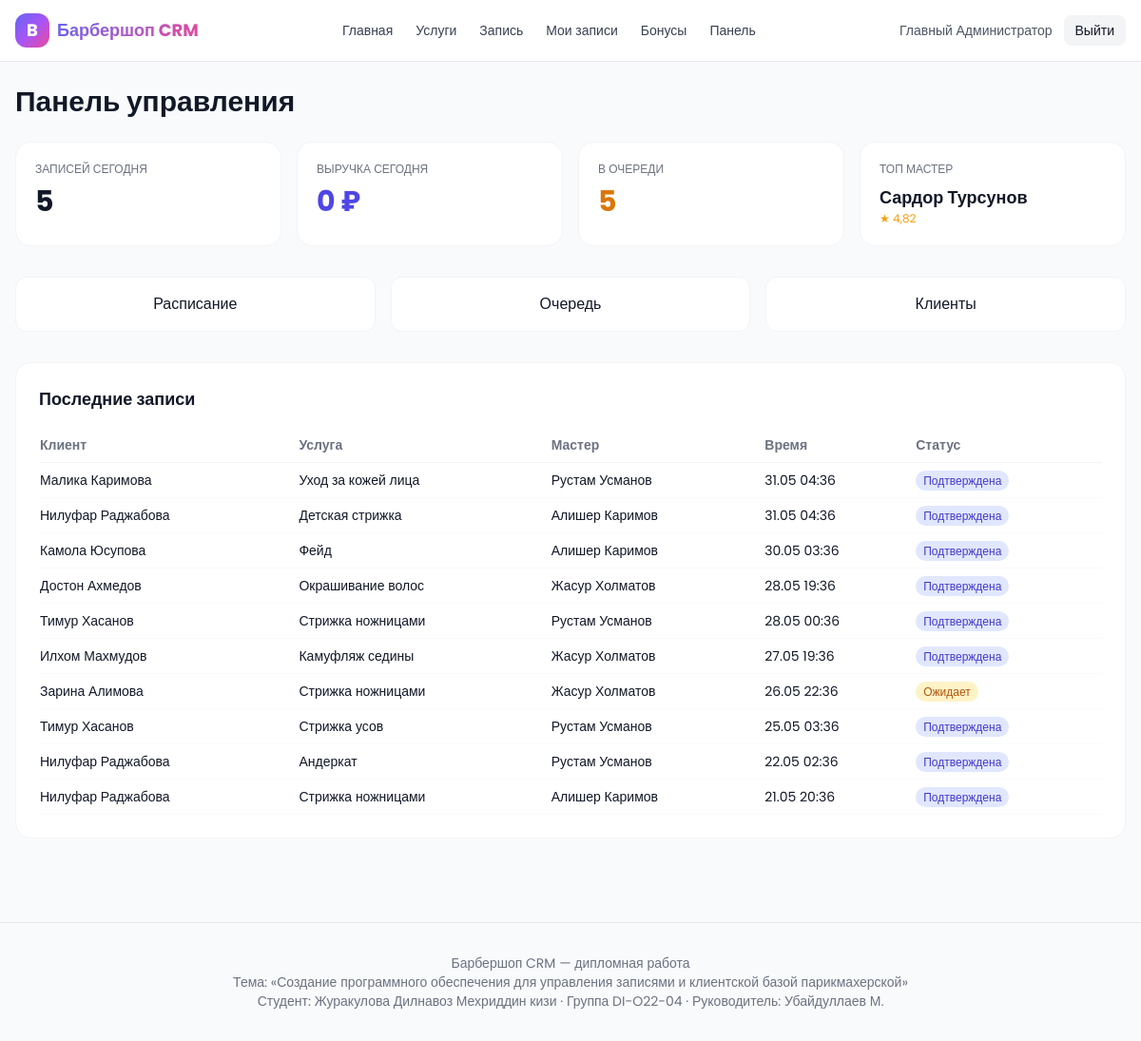
Page /dashboard/ (signed in) on the committed database.
### accounts/models.py (models this page shows, shortened)
class User(AbstractUser):
    ROLE_CHOICES = [
        ('client', 'Клиент'),
        ('barber', 'Мастер'),
        ('admin', 'Администратор'),
    ]
    phone = models.CharField('Телефон', max_length=20, unique=True)
    role = models.CharField('Роль', max_length=20, choices=ROLE_CHOICES, default='client')
    avatar = models.ImageField('Аватар', upload_to='avatars/', null=True, blank=True)
    class Meta:
        verbose_name = 'Пользователь'
        verbose_name_plural = 'Пользователи'
    @property
    def is_staff_role(self):
        return self.role in ('barber', 'admin') or self.is_superuser

### staff/models.py (models this page shows, shortened)
class Barber(models.Model):
    user = models.OneToOneField(settings.AUTH_USER_MODEL, on_delete=models.CASCADE, related_name='barber_profile', verbose_name='Пользователь')
    specialization = models.CharField('Специализация', max_length=120, blank=True)
    experience_years = models.PositiveIntegerField('Опыт (лет)', default=1)
    rating = models.DecimalField('Рейтинг', max_digits=4, decimal_places=2, default=5.0)
    bio = models.TextField('О мастере', blank=True)
    is_active = models.BooleanField('Активен', default=True)
    class Meta:
        verbose_name = 'Мастер'
        verbose_name_plural = 'Мастера'
        ordering = ['-rating']
    @property
    def full_name(self):
        return self.user.get_full_name() or self.user.username

### bookings/models.py (models this page shows, shortened)
class Appointment(models.Model):
    STATUS_CHOICES = [
        ('pending', 'Ожидает'),
        ('confirmed', 'Подтверждена'),
        ('in_progress', 'Выполняется'),
        ('completed', 'Завершена'),
        ('cancelled', 'Отменена'),
        ('no_show', 'Не явился'),
    ]
    STATUS_BADGE = {
        'pending': 'bg-amber-100 text-amber-700',
        'confirmed': 'bg-indigo-100 text-indigo-700',
        'in_progress': 'bg-violet-100 text-violet-700',
        'completed': 'bg-emerald-100 text-emerald-700',
        'cancelled': 'bg-rose-100 text-rose-700',
        'no_show': 'bg-slate-200 text-slate-700',
    }
    client = models.ForeignKey('clients.Client', on_delete=models.CASCADE, related_name='appointments', verbose_name='Клиент')
    barber = models.ForeignKey('staff.Barber', on_delete=models.PROTECT, related_name='appointments', verbose_name='Мастер')
    service = models.ForeignKey('services.Service', on_delete=models.PROTECT, related_name='appointments', verbose_name='Услуга')
    start_at = models.DateTimeField('Начало')
    duration_minutes = models.PositiveIntegerField('Длительность (мин)', default=30)
    status = models.CharField('Статус', max_length=20, choices=STATUS_CHOICES, default='pending')
    notes = models.TextField('Заметки', blank=True)
    created_at = models.DateTimeField('Создано', auto_now_add=True)
    updated_at = models.DateTimeField('Обновлено', auto_now=True)
    class Meta:
        verbose_name = 'Запись'
        verbose_name_plural = 'Записи'
        ordering = ['-start_at']
    @property
    def badge_classes(self):
        return self.STATUS_BADGE.get(self.status, 'bg-slate-100 text-slate-700')

### clients/models.py (models this page shows, shortened)
class Client(models.Model):
    user = models.OneToOneField(settings.AUTH_USER_MODEL, on_delete=models.CASCADE, related_name='client_profile', verbose_name='Пользователь')
    birthday = models.DateField('День рождения', null=True, blank=True)
    preferred_barber = models.ForeignKey('staff.Barber', on_delete=models.SET_NULL, null=True, blank=True, related_name='regulars', verbose_name='Любимый мастер')
    notes = models.TextField('Заметки', blank=True)
    created_at = models.DateTimeField('Создан', auto_now_add=True)
    class Meta:
        verbose_name = 'Клиент'
        verbose_name_plural = 'Клиенты'
        ordering = ['-created_at']
    @property
    def full_name(self):
        return self.user.get_full_name() or self.user.username

### services/models.py (models this page shows, shortened)
class Service(models.Model):
    category = models.ForeignKey(ServiceCategory, on_delete=models.CASCADE, related_name='services', verbose_name='Категория')
    name = models.CharField('Название', max_length=120)
    description = models.TextField('Описание', blank=True)
    duration_minutes = models.PositiveIntegerField('Длительность (мин)', default=30)
    price = models.DecimalField('Цена', max_digits=10, decimal_places=2, default=0)
    image_url = models.URLField('Изображение (URL)', blank=True)
    is_active = models.BooleanField('Активна', default=True)
    class Meta:
        verbose_name = 'Услуга'
        verbose_name_plural = 'Услуги'
        ordering = ['category__name', 'name']

### core/views.py (the view)
# urls.py: path('dashboard/', include('liveline.urls')),
@login_required
def dashboard(request):
    if not getattr(request.user, 'is_staff_role', False):
        return redirect('core:landing')
    from bookings.models import Appointment
    from liveline.models import QueueEntry
    today = timezone.now().date()
    appts_today_qs = Appointment.objects.filter(start_at__date=today)
    appts_today = appts_today_qs.count()
    revenue_today = sum(
        (a.service.price for a in appts_today_qs.filter(status='completed').select_related('service')),
        0,
    )
    queue_count = QueueEntry.objects.filter(status='waiting').count()
    top_barber = (
        Barber.objects.filter(is_active=True)
        .order_by('-rating')
        .select_related('user')
        .first()
    )
    return render(request, 'dashboard/index.html', {
        'appts_today': appts_today,
        'revenue_today': revenue_today,
        'queue_count': queue_count,
        'top_barber': top_barber,
        'recent_appts': Appointment.objects.select_related('client__user', 'barber__user', 'service').order_by('-start_at')[:10],
    })

### core/context_processors.py (called while the page is built)
def bmi_meta(request):
    return {
        'BMI_TOPIC': 'Создание программного обеспечения для управления записями и клиентской базой парикмахерской',
        'BMI_STUDENT': 'Журакулова Дилнавоз Мехриддин кизи',
        'BMI_GROUP': 'DI-O22-04',
        'BMI_SUPERVISOR': 'Убайдуллаев М.',
        'BRAND_NAME': 'Барбершоп CRM',
    }

### templates/dashboard/index.html (shortened to what this page needs)
{% extends 'base.html' %}
{% block content %}
<h1 class="text-3xl font-bold mb-6">Панель управления</h1>
<div class="grid grid-cols-2 md:grid-cols-4 gap-4 mb-8">
  <div class="bg-white rounded-2xl p-5 border border-gray-100">
    <div class="text-xs text-gray-500 uppercase">Записей сегодня</div>
    <div class="text-3xl font-bold mt-2">{{ appts_today }}</div>
  </div>
  <div class="bg-white rounded-2xl p-5 border border-gray-100">
    <div class="text-xs text-gray-500 uppercase">Выручка сегодня</div>
    <div class="text-3xl font-bold mt-2 text-indigo-600">{{ revenue_today|floatformat:0 }} ₽</div>
  </div>
  <div class="bg-white rounded-2xl p-5 border border-gray-100">
    <div class="text-xs text-gray-500 uppercase">В очереди</div>
    <div class="text-3xl font-bold mt-2 text-amber-600">{{ queue_count }}</div>
  </div>
  <div class="bg-white rounded-2xl p-5 border border-gray-100">
    <div class="text-xs text-gray-500 uppercase">Топ мастер</div>
    <div class="text-lg font-semibold mt-2">{{ top_barber.full_name|default:'—' }}</div>
    <div class="text-xs text-amber-500">★ {{ top_barber.rating|default:'—' }}</div>
  </div>
</div>
<div class="grid md:grid-cols-3 gap-4 mb-8">
  <a href="{% url 'liveline:schedule' %}" class="bg-white rounded-xl p-4 border border-gray-100 hover:shadow text-center">Расписание</a>
  <a href="{% url 'liveline:queue' %}" class="bg-white rounded-xl p-4 border border-gray-100 hover:shadow text-center">Очередь</a>
  <a href="{% url 'liveline:clients' %}" class="bg-white rounded-xl p-4 border border-gray-100 hover:shadow text-center">Клиенты</a>
</div>
<section class="bg-white rounded-2xl p-6 border border-gray-100">
  <h2 class="text-lg font-semibold mb-4">Последние записи</h2>
  <div class="overflow-x-auto">
    <table class="w-full text-sm">
      <thead>
        <tr class="text-left text-gray-500 border-b border-gray-100">
          <th class="py-2">Клиент</th><th>Услуга</th><th>Мастер</th><th>Время</th><th>Статус</th>
        </tr>
      </thead>
      <tbody>
        {% for a in recent_appts %}
          <tr class="border-b border-gray-50">
            <td class="py-2">{{ a.client.full_name }}</td>
            <td>{{ a.service.name }}</td>
            <td>{{ a.barber.full_name }}</td>
            <td>{{ a.start_at|date:'d.m H:i' }}</td>
            <td><span class="text-xs px-2 py-0.5 rounded-full {{ a.badge_classes }}">{{ a.get_status_display }}</span></td>
          </tr>
        {% empty %}
          <tr><td colspan="5" class="py-4 text-gray-400 text-center">Нет записей</td></tr>
        {% endfor %}
      </tbody>
    </table>
  </div>
</section>
{% endblock %}

### templates/base.html (shortened to what this page needs)
{% load static %}
<!DOCTYPE html>
<html lang="ru">
<head>
  <script src="https://cdn.tailwindcss.com"></script>
</head>
<body class="bg-gray-50 text-gray-900 min-h-screen flex flex-col">
  <header class="bg-white border-b border-gray-200 sticky top-0 z-40">
    <div class="max-w-7xl mx-auto px-4 h-16 flex items-center justify-between">
      <a href="{% url 'core:landing' %}" class="flex items-center gap-2 font-bold text-lg">
        <span class="w-9 h-9 rounded-xl brand-gradient flex items-center justify-center text-white">B</span>
        <span class="brand-text">Барбершоп CRM</span>
      </a>
      <nav class="hidden md:flex items-center gap-6 text-sm font-medium text-gray-700">
        <a href="{% url 'core:landing' %}" class="hover:text-indigo-600">Главная</a>
        <a href="{% url 'services:list' %}" class="hover:text-indigo-600">Услуги</a>
        <a href="{% url 'bookings:calendar' %}" class="hover:text-indigo-600">Запись</a>
        {% if user.is_authenticated %}
          <a href="{% url 'clients:me' %}" class="hover:text-indigo-600">Мои записи</a>
          <a href="{% url 'clients:loyalty' %}" class="hover:text-indigo-600">Бонусы</a>
          {% if user.is_staff_role %}
            <a href="{% url 'core:dashboard' %}" class="hover:text-indigo-600">Панель</a>
          {% endif %}
        {% endif %}
      </nav>
      <div class="flex items-center gap-3">
        {% if user.is_authenticated %}
          <span class="hidden sm:inline text-sm text-gray-600">{{ user.get_full_name|default:user.username }}</span>
          <form method="post" action="{% url 'accounts:logout' %}">{% csrf_token %}
            <button class="px-3 py-1.5 text-sm rounded-lg bg-gray-100 hover:bg-gray-200">Выйти</button>
          </form>
        {% else %}
          <a href="{% url 'accounts:login' %}" class="px-3 py-1.5 text-sm rounded-lg bg-gray-100 hover:bg-gray-200">Войти</a>
          <a href="{% url 'accounts:register' %}" class="px-3 py-1.5 text-sm rounded-lg brand-gradient text-white">Регистрация</a>
        {% endif %}
      </div>
    </div>
  </header>
  <main class="flex-1 max-w-7xl mx-auto px-4 w-full py-6 pb-24 md:pb-6">
    {% block content %}{% endblock %}
  </main>
  {% include 'components/footer.html' %}
</body>
</html>

### templates/base.html (style rules this page uses)
html, body { font-family: 'Poppins', sans-serif; }
.brand-gradient { background: linear-gradient(135deg, #6366f1 0%, #a855f7 50%, #ec4899 100%); }
.brand-text { background: linear-gradient(135deg, #6366f1, #ec4899); -webkit-background-clip: text; background-clip: text; color: transparent; }

### rows in the picture
User: get_full_name "Главный Администратор"
Barber: full_name "Сардор Турсунов", rating "4,82"
Appointment: client.full_name "Малика Каримова", service.name "Уход за кожей лица", barber.full_name "Рустам Усманов", start_at "31.05 04:36", status "Подтверждена"
Appointment: client.full_name "Нилуфар Раджабова", service.name "Детская стрижка", barber.full_name "Алишер Каримов", start_at "31.05 04:36", status "Подтверждена"
Appointment: client.full_name "Камола Юсупова", service.name "Фейд", barber.full_name "Алишер Каримов", start_at "30.05 03:36", status "Подтверждена"
Appointment: client.full_name "Достон Ахмедов", service.name "Окрашивание волос", barber.full_name "Жасур Холматов", start_at "28.05 19:36", status "Подтверждена"
Appointment: client.full_name "Тимур Хасанов", service.name "Стрижка ножницами", barber.full_name "Рустам Усманов", start_at "28.05 00:36", status "Подтверждена"
Appointment: client.full_name "Илхом Махмудов", service.name "Камуфляж седины", barber.full_name "Жасур Холматов", start_at "27.05 19:36", status "Подтверждена"
Appointment: client.full_name "Зарина Алимова", service.name "Стрижка ножницами", barber.full_name "Жасур Холматов", start_at "26.05 22:36", status "Ожидает"
Appointment: client.full_name "Тимур Хасанов", service.name "Стрижка усов", barber.full_name "Рустам Усманов", start_at "25.05 03:36", status "Подтверждена"
Appointment: client.full_name "Нилуфар Раджабова", service.name "Андеркат", barber.full_name "Рустам Усманов", start_at "22.05 02:36", status "Подтверждена"
Appointment: client.full_name "Нилуфар Раджабова", service.name "Стрижка ножницами", barber.full_name "Алишер Каримов", start_at "21.05 20:36", status "Подтверждена"

### other values in the picture
{{ appts_today }} "5"
{{ revenue_today|floatformat:0 }} "0"
{{ queue_count }} "5"
